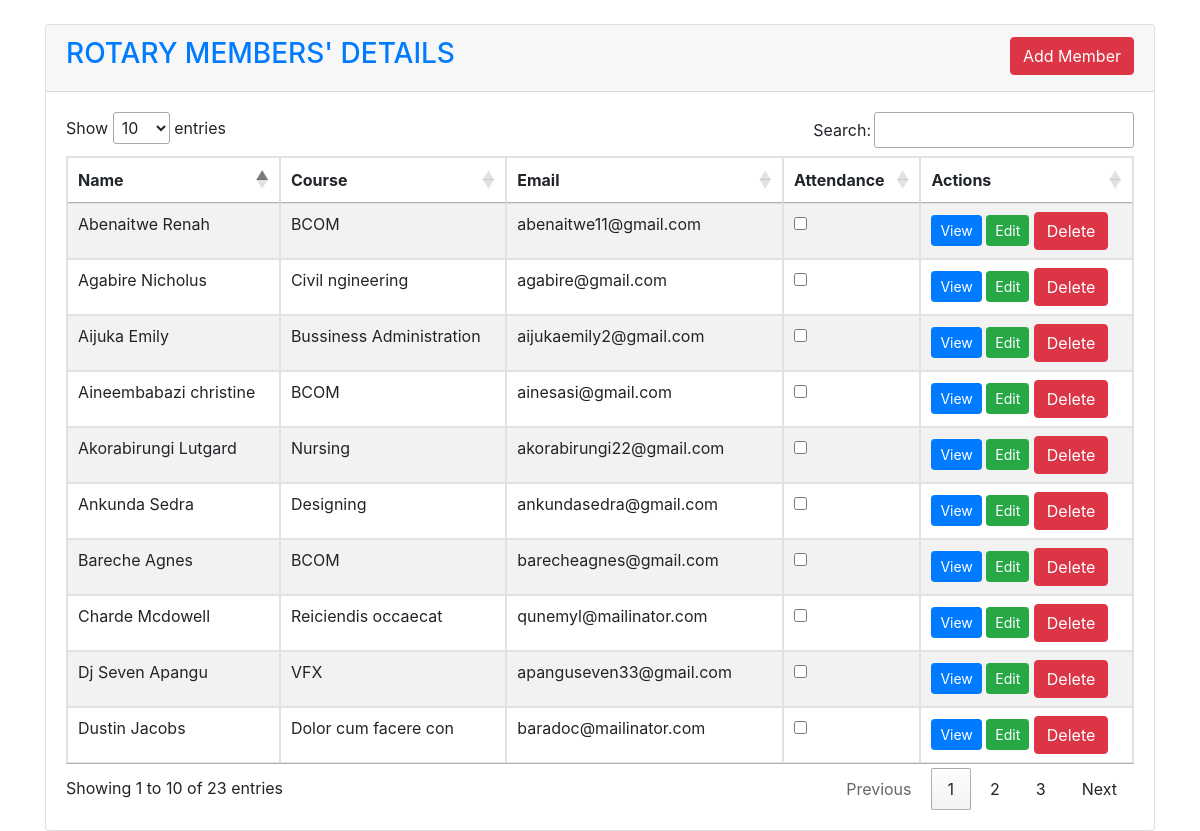
/code2.php, run on the app's committed database.
### tables this page shows
CREATE TABLE `mycrud2` (
  `id` int(11) NOT NULL,
  `name` varchar(50) NOT NULL,
  `course` varchar(50) NOT NULL,
  `email` varchar(100) NOT NULL,
  `Reg_Date` timestamp NOT NULL DEFAULT current_timestamp() ON UPDATE current_timestamp()
);

### code2.php (the view, shortened to what this page needs)
<?php
require 'dbconnection.php';
?>
<!DOCTYPE html>
<html lang="en">
<head>
        <link rel="stylesheet" href="https://stackpath.bootstrapcdn.com/bootstrap/4.3.1/css/bootstrap.min.css">
        <link rel="stylesheet" type="text/css" href="https://cdn.datatables.net/1.11.3/css/jquery.dataTables.css">
</head>
<body>
   <div class="container mt-4">
       <div class="row">
          <div class="col-md-12">
            <div class="card">
                <div class="card-header">
                    <h3 class="text-primary">ROTARY MEMBERS' DETAILS
                        <a href="index2.php" class="btn btn-danger float-right">Add Member</a>
                    </h3>
                </div>
                <div class="card-body">
                    <table class="table table-striped table-bordered" id="myTable">
                        <thead>
                            <tr>
                                <th>Name</th>
                                <th>Course</th>
                                <th>Email</th>
                                <th>Attendance</th>
                                <th>Actions</th>
                            </tr>
                        </thead>
                        <tbody>
                            <?php
                              $query = "SELECT * FROM mycrud2";
                              $query_run = mysqli_query($conn, $query);
                              if(mysqli_num_rows($query_run) > 0){
                                  foreach($query_run as $student){
                                    ?>
                                        <tr>
                                            <td><?= $student['name']; ?></td>
                                            <td><?= $student['course']; ?></td>
                                            <td><?= $student['email']; ?></td>
                                            <td><input type="checkbox" name="student[]" value="<?= $student['id']; ?>"></td>
                                            <td>
                                                <a href="student_view.php?id= <?= $student['id']; ?>" class="btn btn-primary btn-sm">View</a>
                                                <a href="student_edit.php?id= <?= $student['id']; ?>" class="btn btn-success btn-sm">Edit</a>
                                                <form action="getdata.php" method="POST" class="d-inline">
                                                    <button type="submit" name="delete_student" value="<?= $student['id']; ?>" class="btn btn-danger">Delete</button>
                                                </form>
                                            </td>
                                        </tr>
                                    <?php
                                  }
                              }else{
                                  echo "<h4>No records found</h4>";
                              }
                            ?>
                        </tbody>
                    </table>
                </div>
            </div>
          </div>
        </div>
    </div>
    </body>
</html>

### data on the page
mycrud2: name "Akorabirungi Lutgard", course "Nursing", email "akorabirungi22@gmail.com", $student['id'] 6 (drawn)
mycrud2: name "Ankunda Sedra", course "Designing", email "ankundasedra@gmail.com", $student['id'] 7 (drawn)
mycrud2: name "Bareche Agnes", course "BCOM", email "barecheagnes@gmail.com", $student['id'] 8 (drawn)
mycrud2: name "Abenaitwe Renah", course "BCOM", email "abenaitwe11@gmail.com", $student['id'] 9 (drawn)
mycrud2: name "Agabire Nicholus", course "Civil ngineering", email "agabire@gmail.com", $student['id'] 22 (drawn)
mycrud2: name "Aijuka Emily", course "Bussiness Administration", email "aijukaemily2@gmail.com", $student['id'] 24 (drawn)
mycrud2: name "Dustin Jacobs", course "Dolor cum facere con", email "baradoc@mailinator.com", $student['id'] 26 (drawn)
mycrud2: name "Aineembabazi christine", course "BCOM", email "ainesasi@gmail.com", $student['id'] 30 (drawn)
mycrud2: name "Charde Mcdowell", course "Reiciendis occaecat", email "qunemyl@mailinator.com", $student['id'] 31 (drawn)
mycrud2: name "Dj Seven Apangu", course "VFX", email "apanguseven33@gmail.com", $student['id'] 34 (drawn)
